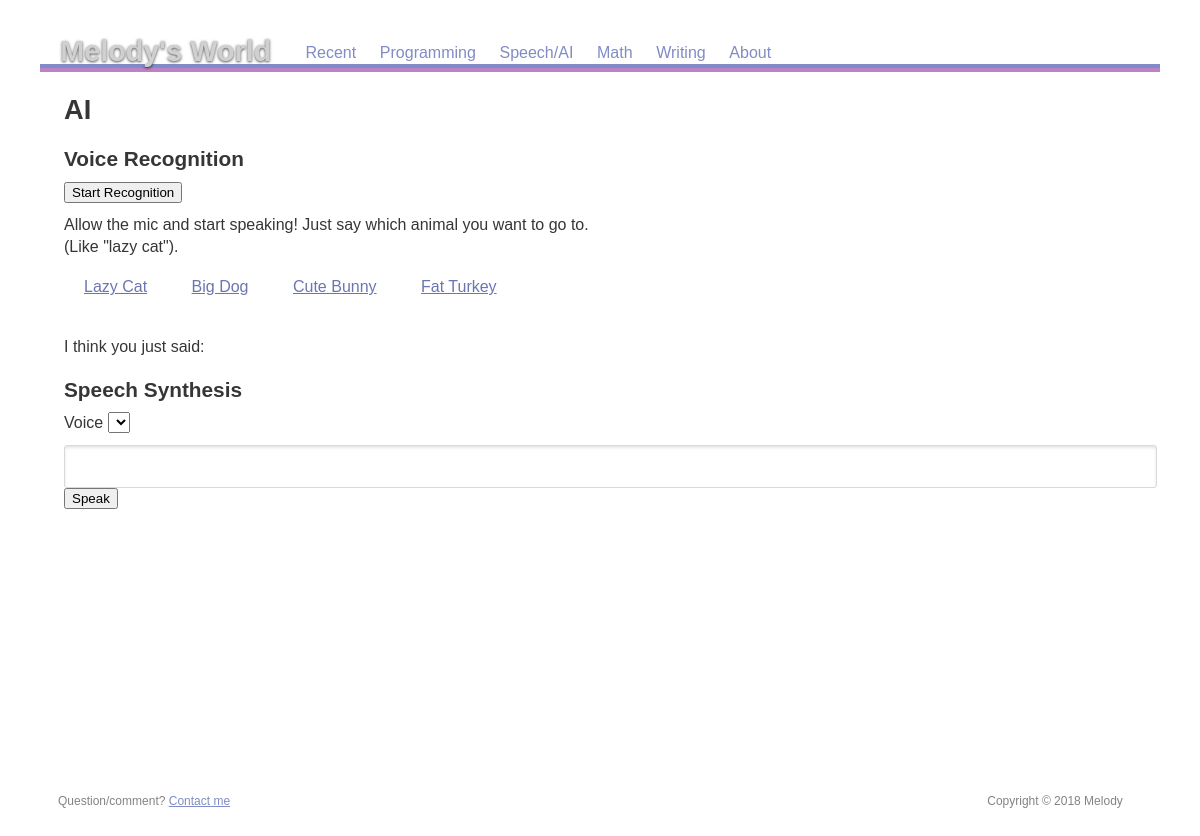
/view?id=8, run on an earlier commit of the app's database.
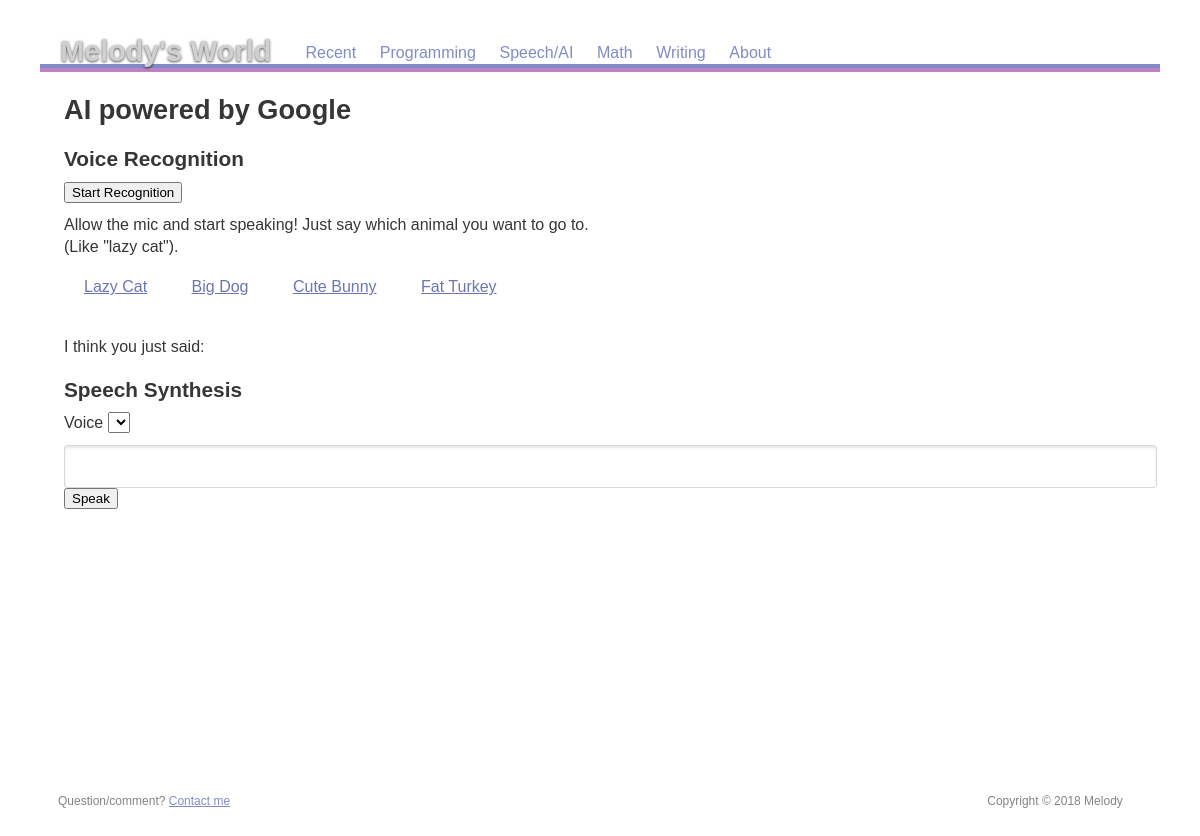
And on a later commit of the database.
### app/models.py (models this page shows, shortened)
class Post(db.Model):
    __tablename__ = "posts"
    id = db.Column(db.Integer, primary_key=True)
    title = db.Column(db.String, nullable=False)
    slug = db.Column(db.String(255), nullable=False)
    body  = db.Column(db.String,unique=True, nullable=False)
    created_on = db.Column(db.DateTime(), default=datetime.utcnow)
    updated_on = db.Column(db.DateTime(), default=datetime.utcnow, onupdate=datetime.utcnow)
    category_id = db.Column(db.Integer, db.ForeignKey('categories.id'))

### app/__init__.py (the view)
@app.route("/view", methods=["GET","POST"])
def view():
    post_id = request.args.get("id")
    if request.method == 'POST':
        post_id = request.form.get("id")
    else:
        post_id = request.args.get("id")
    try:
        post = Post.query.filter_by(id = post_id).first()
        db.session.add(post)
        db.session.commit()
    except Exception as e:
            print("Failed to query a post to SQL database")
            return page_not_found(e)
    return render_template("view.html", post = post)

### app/templates/view.html (shortened to what this page needs)
{% extends "base.html" %}
{% block content %}
<h1 class="blog-title"> {{post.title}} </h1>
     <div>
     {{post.body | safe}}
     </div>
 {% endblock %}

What changed in the data, as far as the page shows it:
changed Post: title "AI" → "AI powered by Google"
